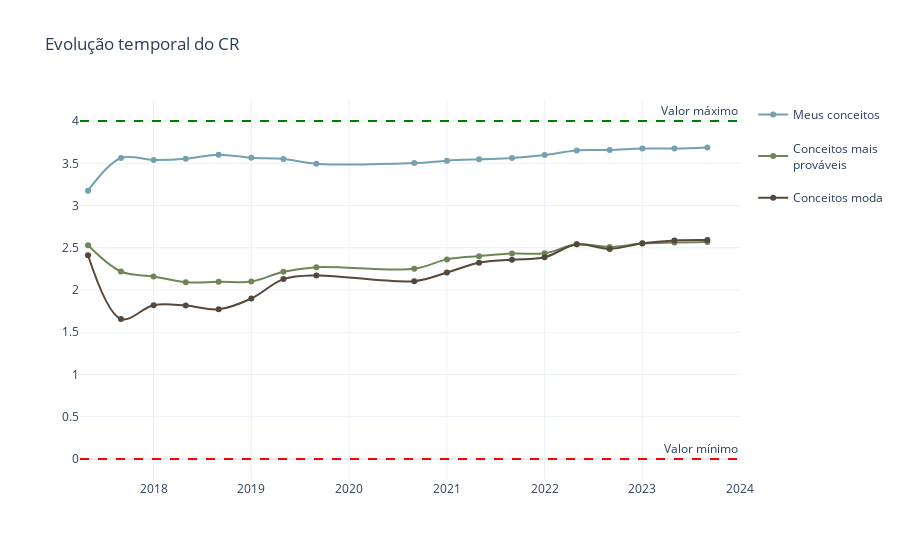

Notebook code for this chart:
### Markdown cell above
Plotando as curvas sobrepostas, podemos fazer uma comparação da evolução temporal do meu CR com relação as situações de conceitos mais prováveis e conceitos moda:

### Code cell
fig_cr_comp_series = go.Figure()
fig_cr_comp_series.add_trace(go.Scatter(x=cr_series['Quadrimestre'], y=cr_series['CR'], name='Meus conceitos', 
                                        line_shape='spline', marker_color=BLUE, legendgroup=0))
fig_cr_comp_series.add_trace(go.Scatter(x=cr_prob_series['Quadrimestre'], y=cr_prob_series['CR'], name='Conceitos mais<br>prováveis', 
                                        line_shape='spline', marker_color=GREEN, legendgroup=1))
fig_cr_comp_series.add_trace(go.Scatter(x=cr_mode_series['Quadrimestre'], y=cr_mode_series['CR'], name='Conceitos moda', 
                                        line_shape='spline', marker_color=BROWN, legendgroup=2))
fig_cr_comp_series.add_hline(y=4, line_color='green', line_dash='dash', annotation_text='Valor máximo')
fig_cr_comp_series.add_hline(y=0, line_color='red', line_dash='dash', annotation_text='Valor mínimo')
fig_cr_comp_series.update_layout({'title': 'Evolução temporal do CR', 'yaxis_range': [-0.25, 4.25], 
                                  'xaxis_range': ['2017-04-01', '2024-01-01'], 'hovermode': 'x unified', 'legend_tracegroupgap': 15})
fig_cr_comp_series.show()

### Figure 1 — Plotly figure (JSON) as saved in the notebook; plotly's stock layout.template omitted (floating-point values rounded to 4 significant figures)
{"data": [{"legendgroup": "0", "line": {"shape": "spline"}, "marker": {"color": "#73A1B2"}, "name": "Meus conceitos", "type": "scatter", "x": ["2017-05-01T00:00:00", "2017-09-01T00:00:00", "2018-01-01T00:00:00", "2018-05-01T00:00:00", "2018-09-01T00:00:00", "2019-01-01T00:00:00", "2019-05-01T00:00:00", "2019-09-01T00:00:00", "2020-09-01T00:00:00", "2021-01-01T00:00:00", "2021-05-01T00:00:00", "2021-09-01T00:00:00", "2022-01-01T00:00:00", "2022-05-01T00:00:00", "2022-09-01T00:00:00", "2023-01-01T00:00:00", "2023-05-01T00:00:00", "2023-09-01T00:00:00"], "y": [3.176, 3.562, 3.54, 3.554, 3.602, 3.566, 3.552, 3.496, 3.503, 3.531, 3.548, 3.562, 3.598, 3.653, 3.658, 3.675, 3.675, 3.687]}, {"legendgroup": "1", "line": {"shape": "spline"}, "marker": {"color": "#6E8658"}, "name": "Conceitos mais<br>prováveis", "type": "scatter", "x": ["2017-05-01T00:00:00", "2017-09-01T00:00:00", "2018-01-01T00:00:00", "2018-05-01T00:00:00", "2018-09-01T00:00:00", "2019-01-01T00:00:00", "2019-05-01T00:00:00", "2019-09-01T00:00:00", "2020-09-01T00:00:00", "2021-01-01T00:00:00", "2021-05-01T00:00:00", "2021-09-01T00:00:00", "2022-01-01T00:00:00", "2022-05-01T00:00:00", "2022-09-01T00:00:00", "2023-01-01T00:00:00", "2023-05-01T00:00:00", "2023-09-01T00:00:00"], "y": [2.529, 2.219, 2.16, 2.092, 2.096, 2.101, 2.216, 2.271, 2.252, 2.362, 2.401, 2.432, 2.435, 2.541, 2.51, 2.55, 2.562, 2.568]}, {"legendgroup": "2", "line": {"shape": "spline"}, "marker": {"color": "#57473A"}, "name": "Conceitos moda", "type": "scatter", "x": ["2017-05-01T00:00:00", "2017-09-01T00:00:00", "2018-01-01T00:00:00", "2018-05-01T00:00:00", "2018-09-01T00:00:00", "2019-01-01T00:00:00", "2019-05-01T00:00:00", "2019-09-01T00:00:00", "2020-09-01T00:00:00", "2021-01-01T00:00:00", "2021-05-01T00:00:00", "2021-09-01T00:00:00", "2022-01-01T00:00:00", "2022-05-01T00:00:00", "2022-09-01T00:00:00", "2023-01-01T00:00:00", "2023-05-01T00:00:00", "2023-09-01T00:00:00"], "y": [2.412, 1.656, 1.82, 1.815, 1.771, 1.899, 2.129, 2.173, 2.105, 2.206, 2.322, 2.359, 2.388, 2.541, 2.486, 2.554, 2.587, 2.592]}], "layout": {"annotations": [{"showarrow": false, "text": "Valor máximo", "x": 1, "xanchor": "right", "xref": "x domain", "y": 4, "yanchor": "bottom", "yref": "y"}, {"showarrow": false, "text": "Valor mínimo", "x": 1, "xanchor": "right", "xref": "x domain", "y": 0, "yanchor": "bottom", "yref": "y"}], "hovermode": "x unified", "legend": {"tracegroupgap": 15}, "shapes": [{"line": {"color": "green", "dash": "dash"}, "type": "line", "x0": 0, "x1": 1, "xref": "x domain", "y0": 4, "y1": 4, "yref": "y"}, {"line": {"color": "red", "dash": "dash"}, "type": "line", "x0": 0, "x1": 1, "xref": "x domain", "y0": 0, "y1": 0, "yref": "y"}], "title": {"text": "Evolução temporal do CR"}, "xaxis": {"range": ["2017-04-01", "2024-01-01"]}, "yaxis": {"range": [-0.25, 4.25]}}}
